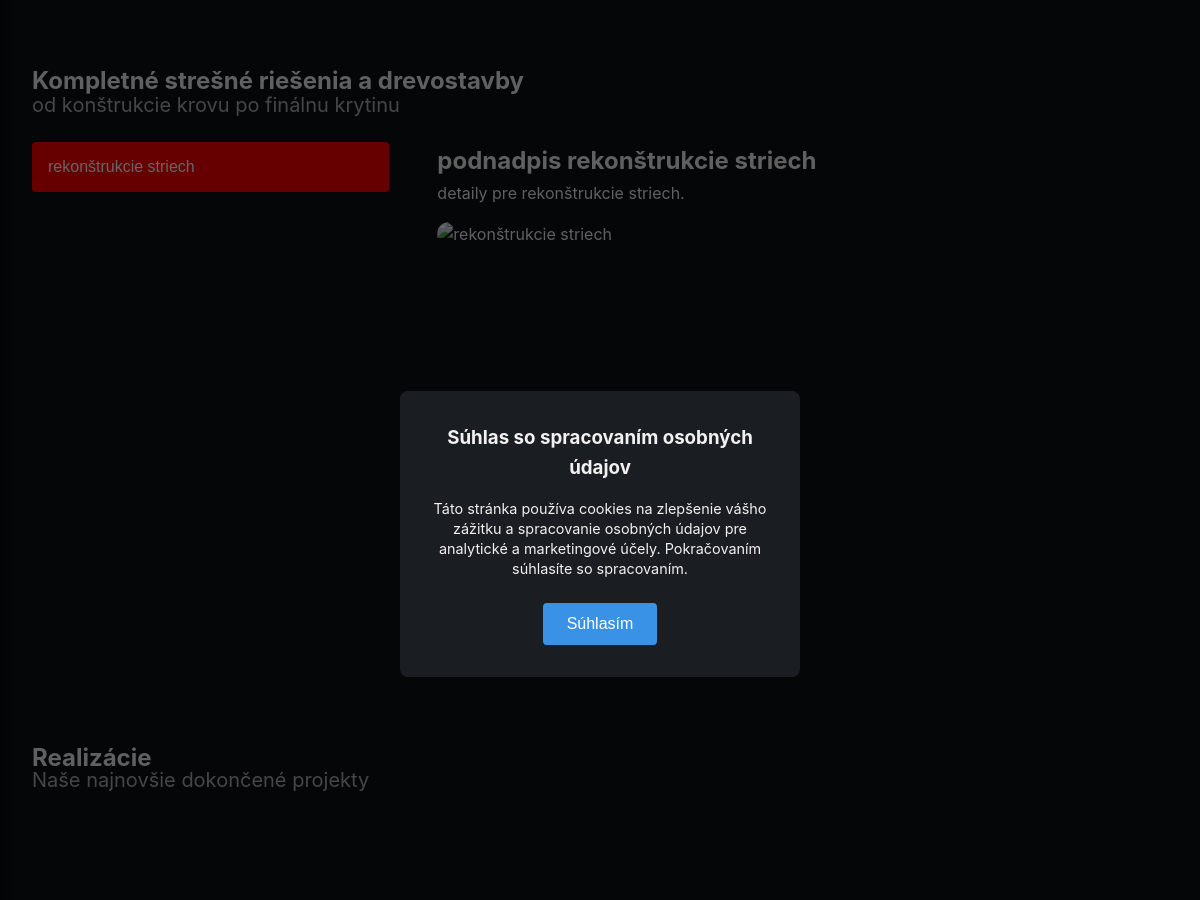
The app's page / (middle part), older data.
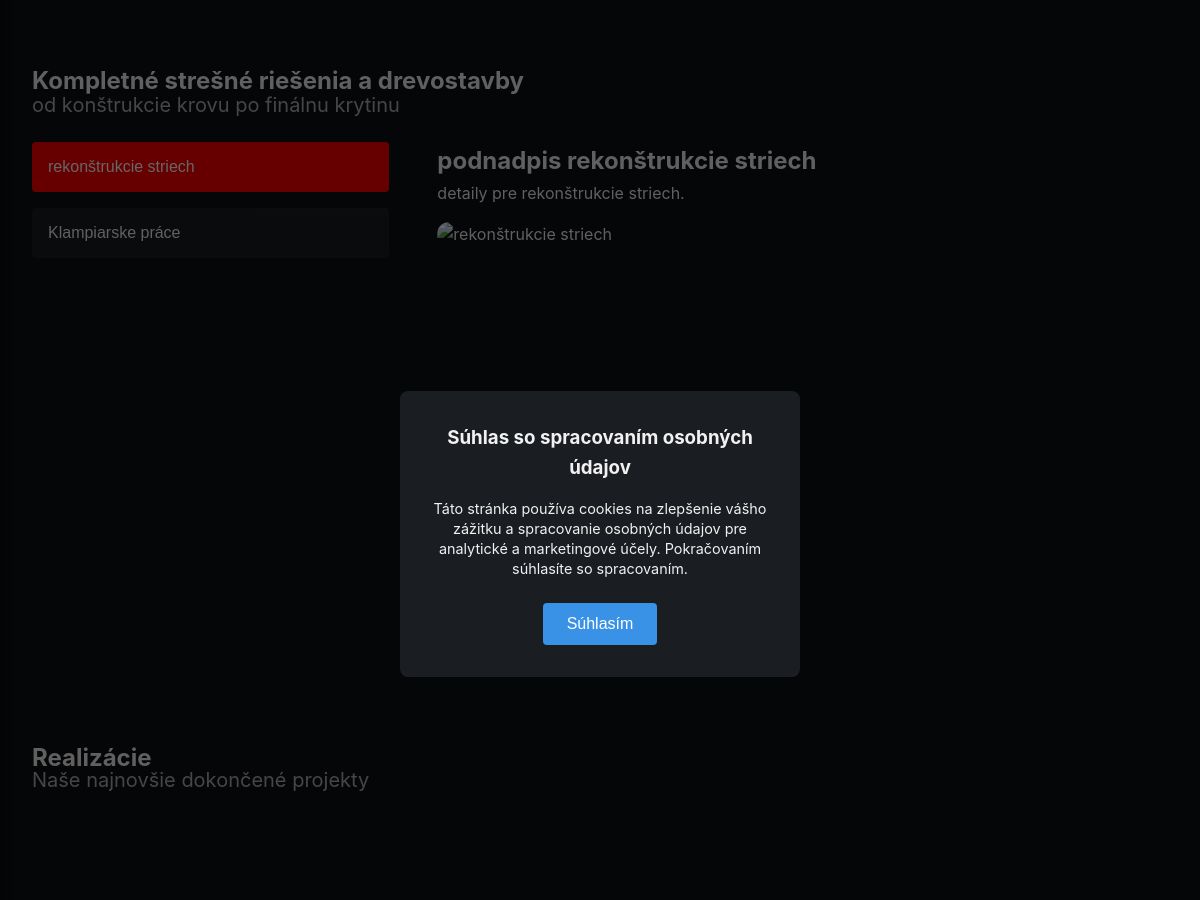
The same page, newer data.
### core/models.py (models this page shows)
class Service(models.Model):
    title = models.CharField(max_length=200)
    subtitle = models.CharField(max_length=300, blank=True)
    details = models.TextField()
    image = models.ImageField(upload_to='static/services/', blank=True, null=True)

### core/views.py (the view)
# urls.py: path('', views.index, name="index"),
def index(request):
    return render(request, "index.html", {
        "services": Service.objects.all(),
        "images": Image.objects.all()[:5],
    })

### core/templates/index.html (shortened to what this page needs)
{% extends "base.html" %}
{% load static %}
{% block links%}
  <link rel="stylesheet" href="{% static 'css/main.css'%}">
{%endblock%}
{% block content %}
  <section class="services" id="sluzby">
    <div class="service-header">
      <h1>Kompletné strešné riešenia a drevostavby</h1>
      <p class="hero-text" style="line-height: 0.5em;">
        od konštrukcie krovu po finálnu krytinu
      </p>
    </div>
    <div class="services-container">
      <aside class="service-menu">
        {% for service in services %}
        <a href="{% url 'contact' %}?serviceid={{ service.id }}">
          <button style="width: 100%;" data-target="service-{{ service.id }}" class="{% if forloop.first %}active{% endif %}" onmouseover="showContent('service-{{ service.id }}')" onclick="showContent('service-{{ service.id }}')">{{ service.title }}</button>
        </a>
        {% endfor %}
      </aside>
      <div class="service-content">
        {% for service in services %}
        <div id="service-{{ service.id }}" class="content-panel {% if forloop.first %}active{% endif %}">
          <h2>{{ service.subtitle }}</h2>
          <p>{{ service.details }}</p>
          <div class="service-img">
          </div>
        </div>
        {% endfor %}
      </div>
    </div>
  </section>
  <section id="realizacie" class="realizacie">
    <h1>Realizácie</h1>
    <p class="hero-text">Naše najnovšie dokončené projekty</p>
    <div class="swiper-container-realizacie swiper">
    </div>
  </section>
{% endblock %}

### core/templates/base.html (shortened to what this page needs)
{% load static %}
<!DOCTYPE html>
<html lang="sk">
<head>
   <link rel="stylesheet" href="https://unpkg.com/swiper/swiper-bundle.min.css" />
  <link rel="stylesheet" href="{% static 'css/base.css'%}">
  {% block links %}
  {% endblock %}
</head>
<body>
    <div id="cookie-popup" style="
  position: fixed;
  top: 0; left: 0;
  width: 100%; height: 100%;
  background: rgba(0,0,0,0.6);
  display: flex;
  align-items: center;
  justify-content: center;
  z-index: 3000;
">
  <div style="
    background: #1A1D21;
    color: #F1F1F1;
    padding: 2rem;
    max-width: 400px;
    border-radius: 8px;
    text-align: center;
  ">
    <h3 style="margin-bottom: 1rem;">Súhlas so spracovaním osobných údajov</h3>
    <p style="font-size: 0.9rem; line-height: 1.4; margin-bottom: 1.5rem;">
      Táto stránka používa cookies na zlepšenie vášho zážitku a spracovanie osobných údajov
      pre analytické a marketingové účely. Pokračovaním súhlasíte so spracovaním.
    </p>
    <button id="cookie-accept-btn" style="
      background: #3992e6;
      color: #fff;
      border: none;
      padding: 0.75rem 1.5rem;
      border-radius: 4px;
      cursor: pointer;
      font-size: 1rem;
    ">
      Súhlasím
    </button>
  </div>
</div>
  <main style="flex:1;">
{% block content %}{% endblock %}
</main>
</body>
</html>

### core/static/css/base.css (style rules this page uses)
:root { --bg-color: #0D0F12; --menu-bg: #1A1D21; --accent: #ff0000; --accent-hover: #c70000; --swiper-theme-color: var(--accent); --text-color: #F1F1F1; --subtext: #B0B0B0; --overlay: rgba(0, 0, 0, 0.6); --overlay-light: rgba(0, 0, 0, 0.4); --overlay-dark: rgba(0, 0, 0, 0.8); --star-color: #FFD60A; --font-sans: 'Inter', system-ui, -apple-system; }
* { margin: 0; padding: 0; box-sizing: border-box; }
body { display: flex; flex-direction: column; min-height: 100vh; font-family: var(--font-sans); color: var(--text-color); background: var(--bg-color); line-height: 1.6; }
section { max-width: 1200px; margin-inline: auto; }
section > h1 { margin-bottom: 0; line-height: 0.5em; }
.hero-text { font-size: 1.25rem; color: var(--subtext); margin-bottom: 1.5rem; }
.realizacie { padding: 4rem 2rem; }
.swiper-container-realizacie { width: 100%; padding-bottom: 2rem; }

### core/static/css/main.css (style rules this page uses)
.service-img { margin-top: 1em; position: relative; width: 100%; aspect-ratio: 16 / 9; overflow: hidden; border-radius: 12px; }
.service-header { max-width: 1200px; margin-inline: auto; margin-block: 0 2em; }
.services { padding: 4rem 2rem; }
.services-container { display: flex; gap: 2rem; max-width: 1200px; margin: auto; }
.service-menu { flex: 1; display: flex; flex-direction: column; gap: 1rem; }
.service-menu button { background: var(--menu-bg); color: var(--text-color); border: none; padding: 1rem; text-align: left; font-size: 1rem; cursor: pointer; transition: background 0.3s, color 0.3s; border-radius: 4px; }
.service-menu button:hover, .service-menu button.active { background: var(--accent); color: #fff; }
.service-content { flex: 2; padding: 0 1rem; }
.content-panel { display: none; }
.content-panel.active { display: block; }

Row changes from the older to the newer data that the page shows:
added Service: title "Klampiarske práce", shown under "Kompletné strešné riešenia a drevostavby"
